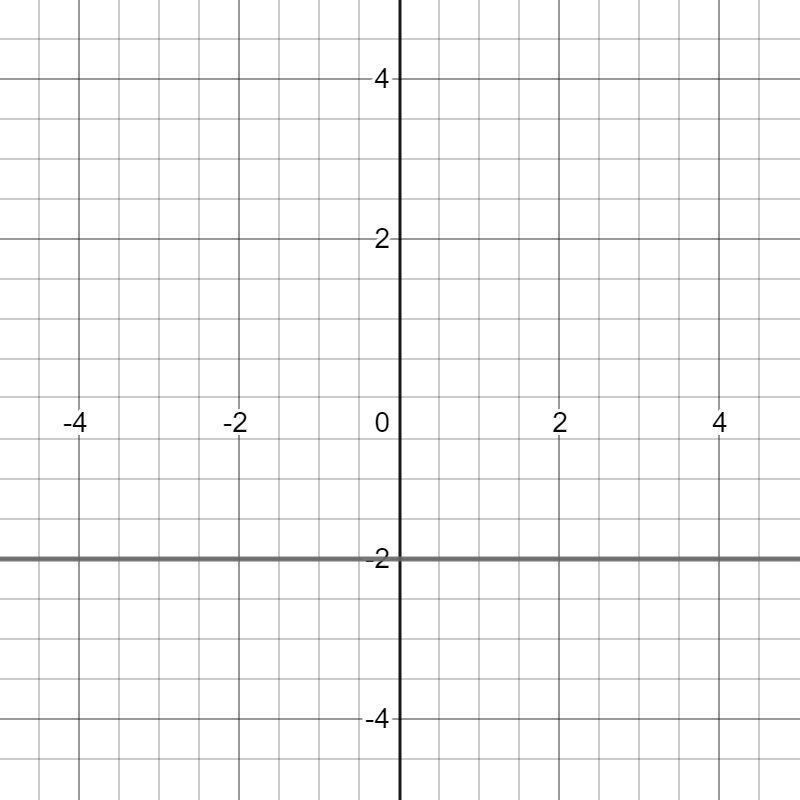
#> input picture Original Input Images/Chapter 7/1.png, 800 x 800 px, found by its file name
$ python 'Sobel operator.py'   (older library calls are emulated)
#> lines starting #> are read from the running program, lines starting #| are printed output that depends on the picture; after the words box and inside, x2 and y2 are one past the last pixel; in counts of white or black regions, pixels touching at a corner belong together
import cv2

image = cv2.imread('1.png', cv2.IMREAD_GRAYSCALE)
#> image is the input picture: shape (800, 800); min 0, max 255, mean 247.4

# Compute the gradient along x and y directions
gradient_x = cv2.Sobel(image, cv2.CV_64F, 1, 0, ksize=3)
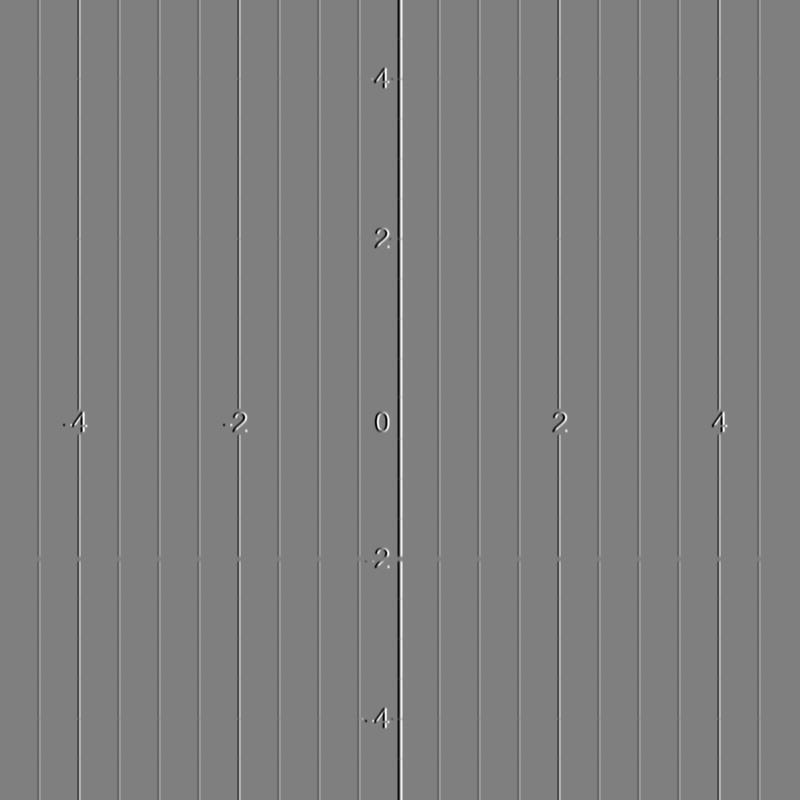
#> gradient_x: shape (800, 800) float64; min -1018, max 1015, mean 0; drawn with min black and max white
gradient_y = cv2.Sobel(image, cv2.CV_64F, 0, 1, ksize=3)
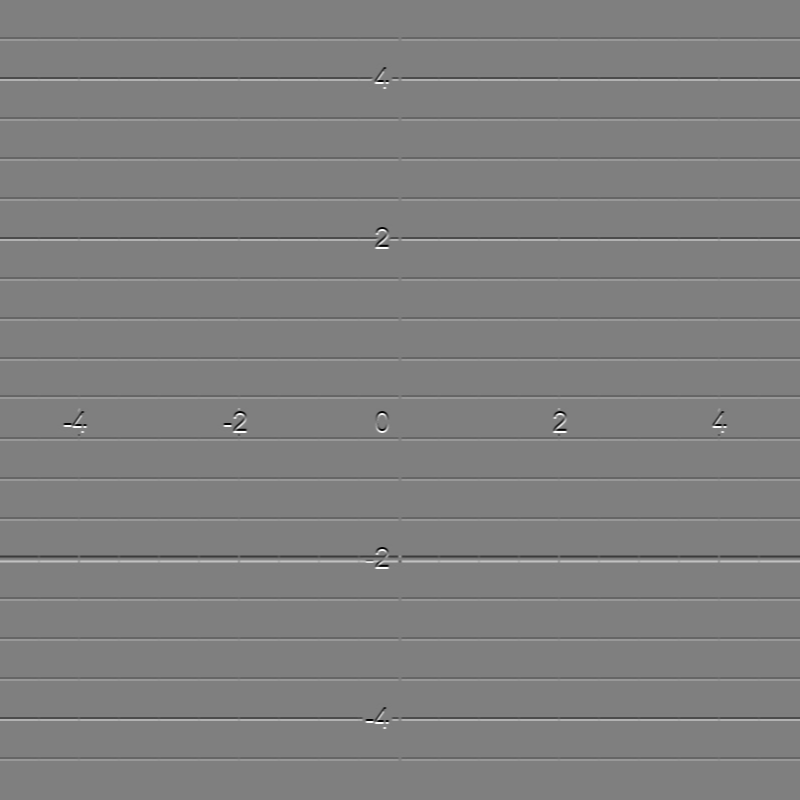
#> gradient_y: shape (800, 800) float64; min -1019, max 1020, mean 0; drawn with min black and max white

cv2.imshow("Gradient X",gradient_x)
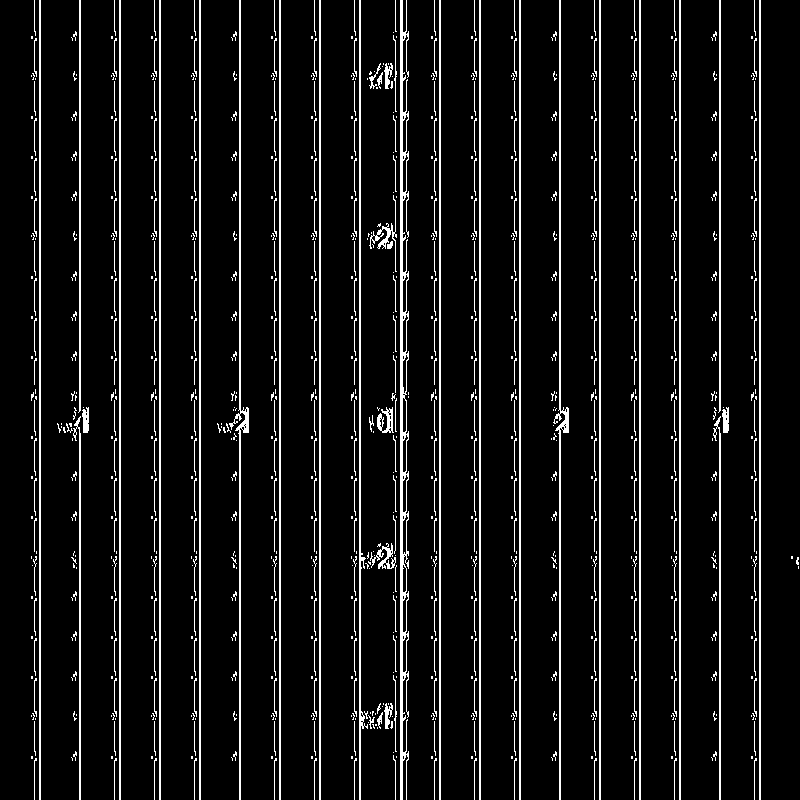
#> window 'Gradient X': shape (800, 800); 8% white in thin lines or dots
cv2.imshow("Gradient Y",gradient_y)
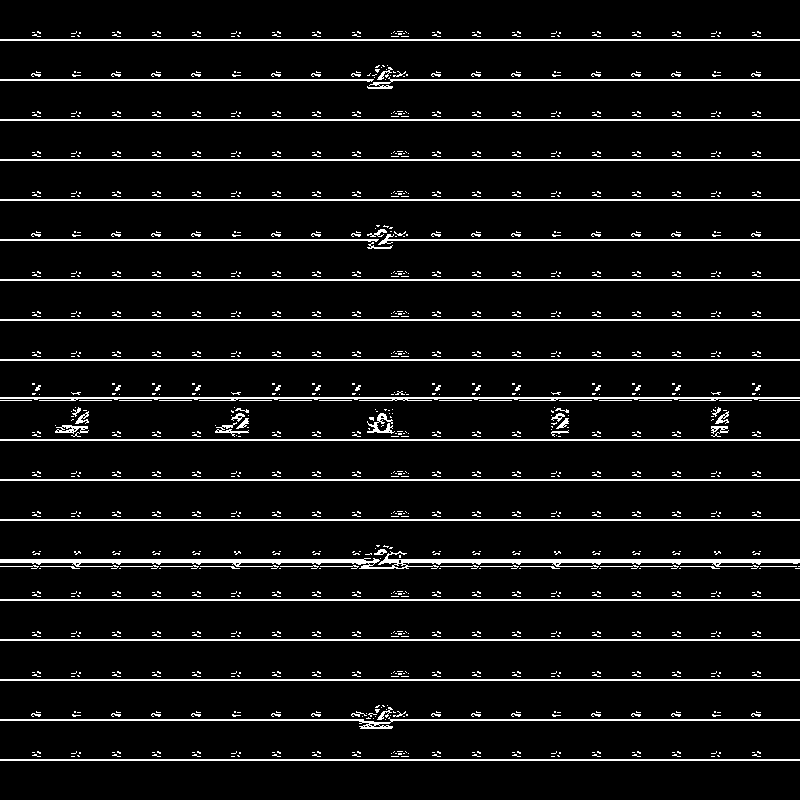
#> window 'Gradient Y': shape (800, 800); 7% white in thin lines or dots

cv2.waitKey(0)
cv2.destroyAllWindows()

$ run again, with Original Input Images/Chapter 7/12.jpg saved as Original Input Images/Chapter 7/1.png
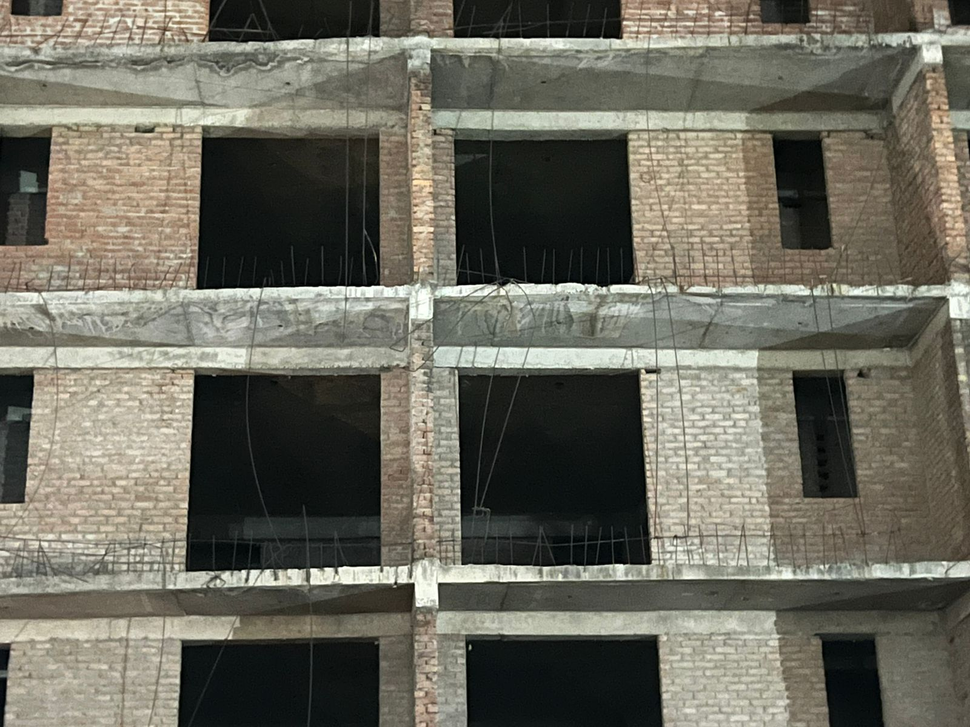
#> input picture Original Input Images/Chapter 7/12.jpg, 970 x 727 px, shrunk from 1600 x 1200 before the run, found by its file name
#> `cv2.imshow("Gradient X",gradient_x)`:
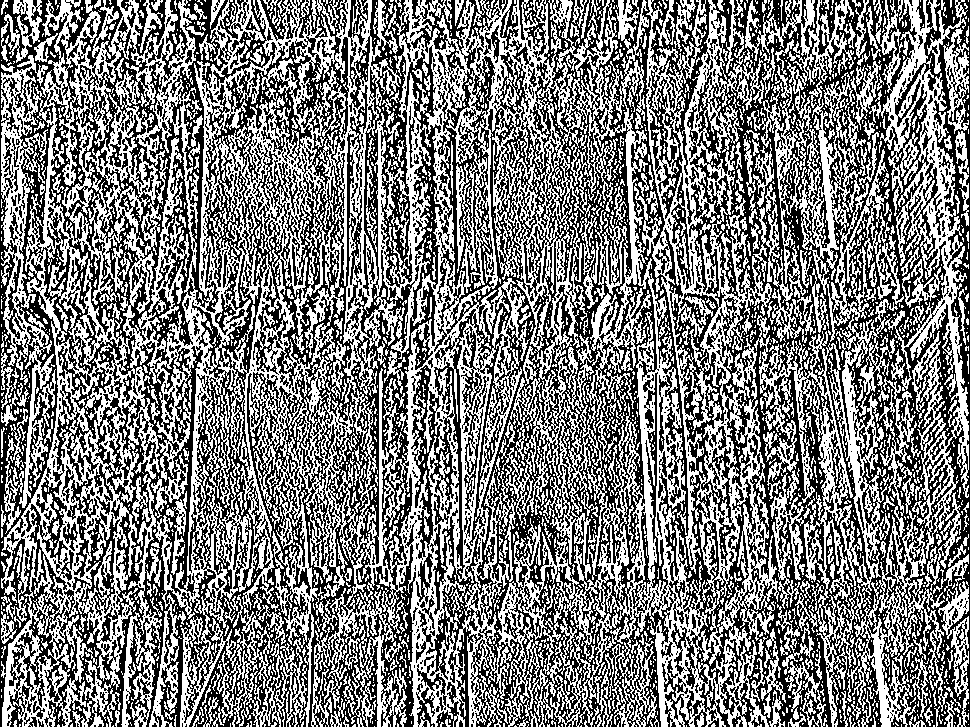
#> window 'Gradient X': shape (727, 970); 48.8% white in thin lines or dots
#> `cv2.imshow("Gradient Y",gradient_y)`:
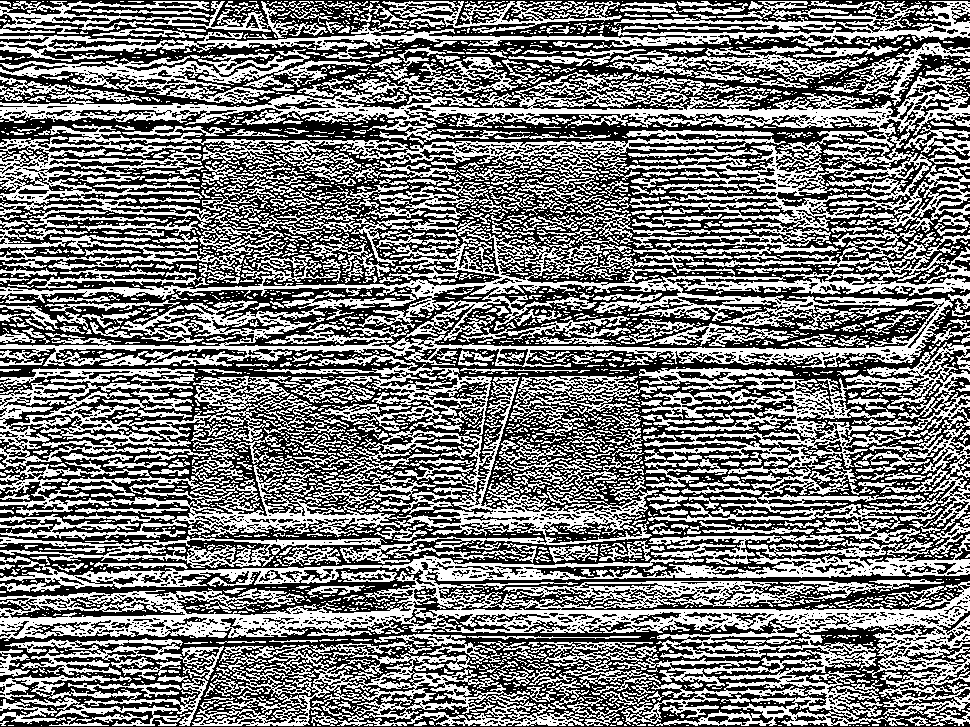
#> window 'Gradient Y': shape (727, 970); 47.7% white; 3199 white regions (2567 under 20 px), largest, box (x1, y1, x2, y2) and area: (0, 534, 970, 726) 50505, (0, 355, 659, 568) 43262, (0, 226, 970, 368) 39022

$ run again, with Original Input Images/Chapter 7/7.15.jpg saved as Original Input Images/Chapter 7/1.png
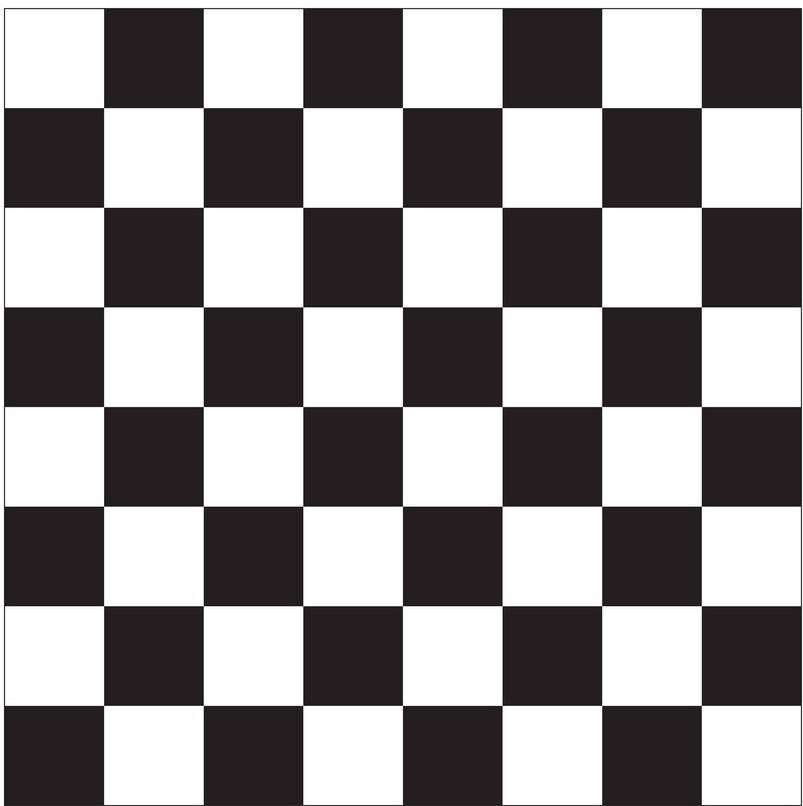
#> input picture Original Input Images/Chapter 7/7.15.jpg, 803 x 806 px, found by its file name
#> `cv2.imshow("Gradient X",gradient_x)`:
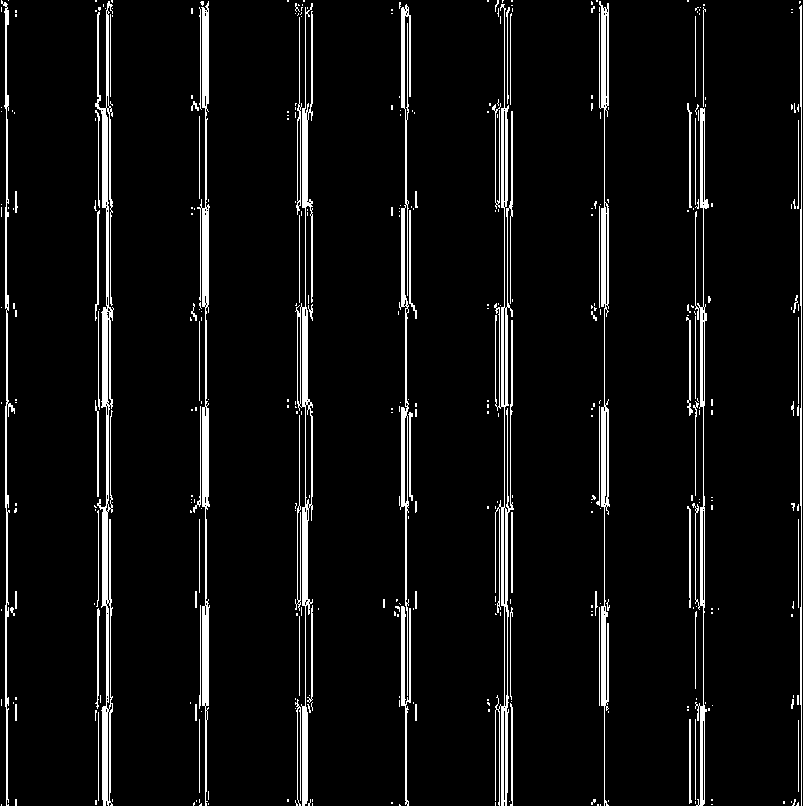
#> window 'Gradient X': shape (806, 803); 5.8% white; 372 white regions (294 under 20 px), largest, box (x1, y1, x2, y2) and area: (95, 1, 114, 806) 4937, (494, 4, 514, 806) 4447, (295, 3, 313, 806) 3726
#> `cv2.imshow("Gradient Y",gradient_y)`:
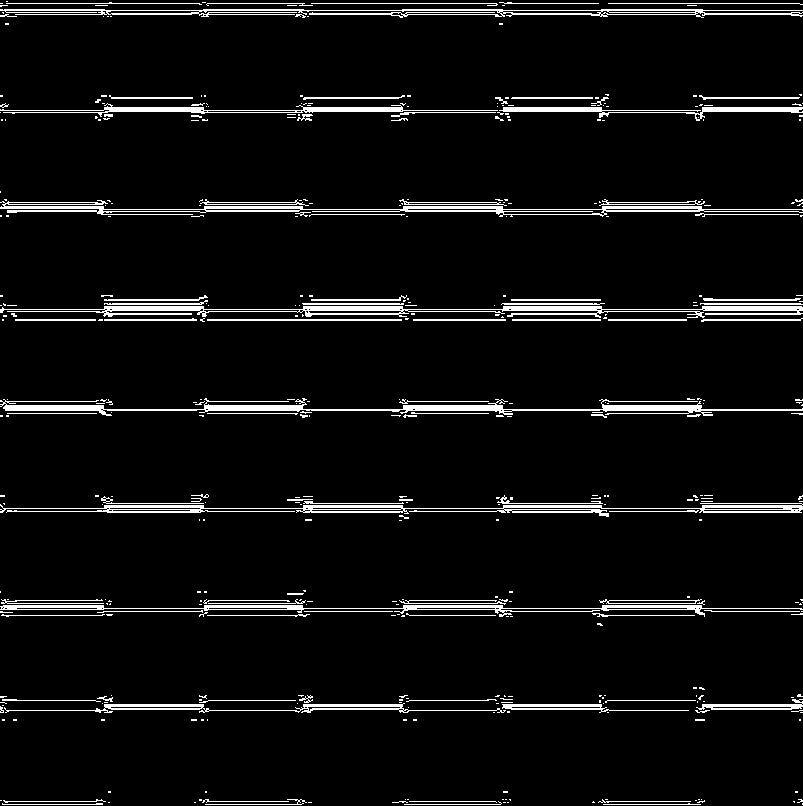
#> window 'Gradient Y': shape (806, 803); 5.7% white; 419 white regions (324 under 20 px), largest, box (x1, y1, x2, y2) and area: (0, 398, 803, 416) 3792, (0, 306, 803, 318) 3717, (0, 503, 803, 517) 3349
